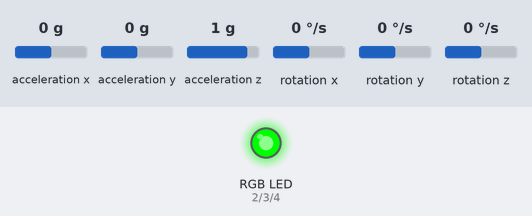
A sketch run on a simulated Arduino Uno, built with avr-gcc and run on an emulated ATmega328P. On the bench: an RGB LED mixed from three pins (HIGH = lit). Inputs (shaded band) come from the test bench; at power-on: acceleration x 0 g, acceleration y 0 g, acceleration z 1 g, rotation x 0 °/s, rotation y 0 °/s, rotation z 0 °/s. What the sketch prints to the serial monitor is not drawn.

Above: at 0.1 s.
Timing chart, 0 to 1.6 s (numbered marks = the images above):
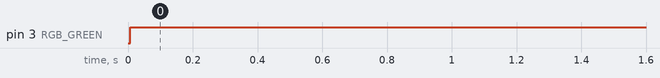

Measured:
- by itself, pin 3 (RGB_GREEN): LOW → HIGH at 0.01 s

The sketch:

acelerometro.ino
```cpp
//GND - GND
//VCC - VCC
//SDA - Pin D20 - SDA
//SCL - Pin D21 - SCL

//RGB_RED   - Pin 2
//RGB_GREEN - Pin 3
//RGB_BLUE  - Pin 4


#include "I2Cdev.h"
#include "MPU6050.h"
#include "Wire.h"

#define RGB_RED 2
#define RGB_GREEN 3
#define RGB_BLUE 4

#define UMBRAL_VERDE 0.01
#define UMBRAL_AZUL 0.02
#define UMBRAL_AMARILLO 0.03
#define UMBRAL_ROJO 0.04

const int mpuAddress = 0x68;  // Puede ser 0x68 o 0x69
MPU6050 mpu(mpuAddress);

int ax, ay, az;
float v, vmax = -32767, vmin = 32768;


// Factores de conversion
const float accScale = 2.0 * 9.81 / 32768.0;
const float gyroScale = 250.0 / 32768.0;

void printTab()
{
    Serial.print(F("\t"));
}

// Mostrar medidas en Sistema Internacional
void printRAW()
{
   Serial.print(F("a[x y] v vmax vmin"));
   Serial.print(ax); printTab();
   Serial.print(ay); printTab();

   v = (abs(ax)/32678.0)*(abs(ay)/32768.0);
   if ( v > vmax) { vmax = v; }
   if ( v < vmin) { vmin = v; }

   Serial.print(v); printTab();
   Serial.print(vmax); printTab();
   Serial.print(vmin); printTab();

   // Mostramos semáforo segun nivel v
   if ( v > UMBRAL_ROJO ) {
      Serial.println(F("ROJO"));
      digitalWrite(RGB_GREEN, LOW);
      digitalWrite(RGB_BLUE, LOW);
      digitalWrite(RGB_RED, HIGH);
   } else if (v > UMBRAL_AMARILLO ) {
      Serial.println(F("AMARILLO"));
      digitalWrite(RGB_GREEN, HIGH);
      digitalWrite(RGB_BLUE, LOW);
      digitalWrite(RGB_RED, HIGH);
   } else if (v > UMBRAL_AZUL ) {
      Serial.println(F("AZUL"));
      digitalWrite(RGB_GREEN, LOW);
      digitalWrite(RGB_BLUE, HIGH);
      digitalWrite(RGB_RED, LOW);
   } else {
      Serial.println(F("VERDE"));
      digitalWrite(RGB_GREEN, HIGH);
      digitalWrite(RGB_BLUE, LOW);
      digitalWrite(RGB_RED, LOW);
   }
}

void setup()
{
    Serial.begin(9600);
    Wire.begin();
    mpu.initialize();
    Serial.println(mpu.testConnection() ? F("IMU iniciado correctamente") : F("Error al iniciar IMU"));

    pinMode (RGB_RED, OUTPUT);
    pinMode (RGB_GREEN, OUTPUT);
    pinMode (RGB_BLUE, OUTPUT);
}

void loop()
{
    // Leer las aceleraciones y velocidades angulares
    mpu.getAcceleration(&ax, &ay, &az);

    printRAW();

    delay(100);
}
```
